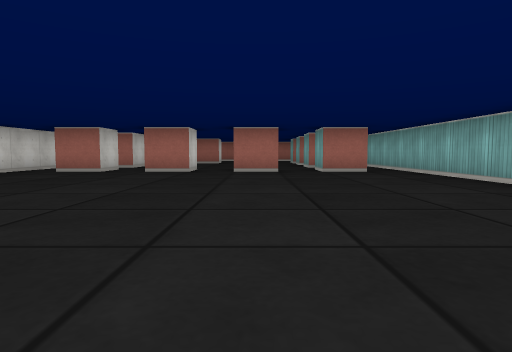
View 1 (above)

24 first-person views from a walk through a cub3D level. The camera is about half as high as the walls, tilts 4° down and sees 75° across. The floor is counted in squares. Each view is taken from the middle of a square. On the plan, view 1 faces up. The plan holds only what a view shows up to about 9 squares ahead; the rest is blank.

View 2
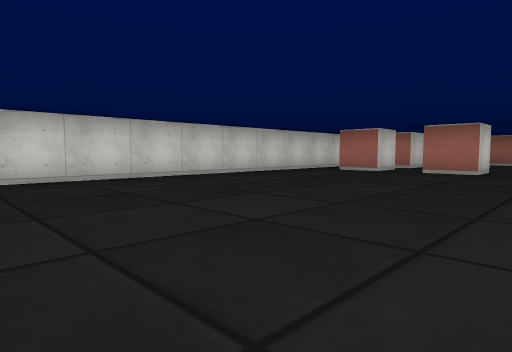

View 3
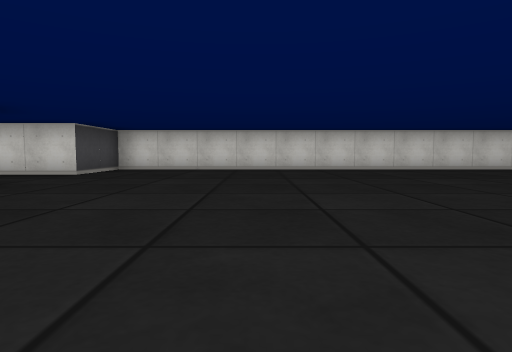

View 4
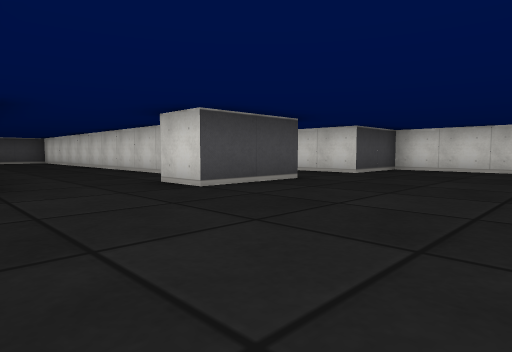

View 5
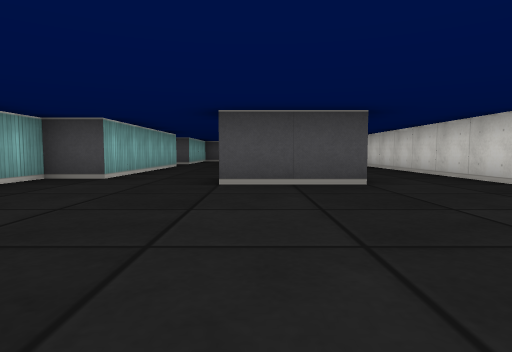

View 6
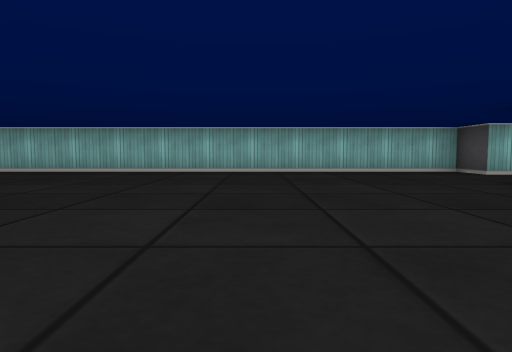

View 7
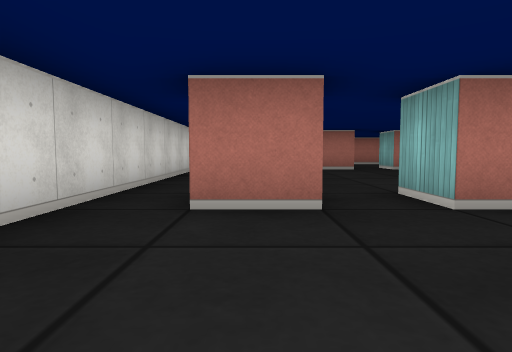

View 8
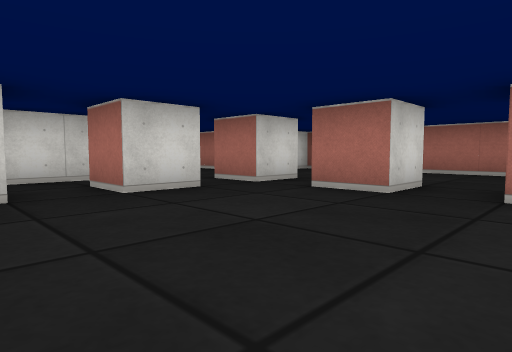

View 9
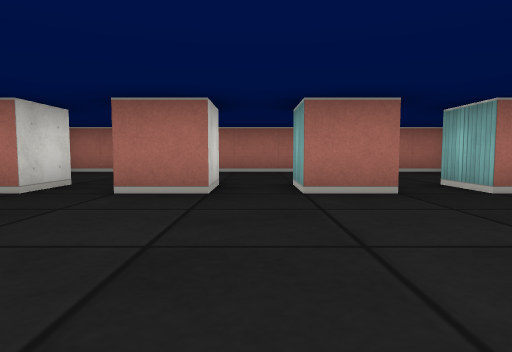

View 10
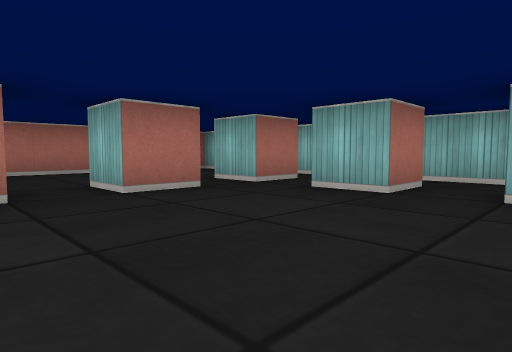

View 11
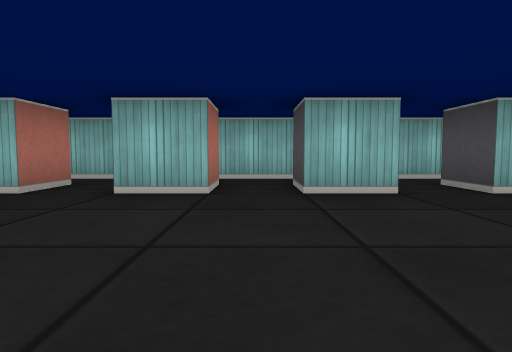

View 12
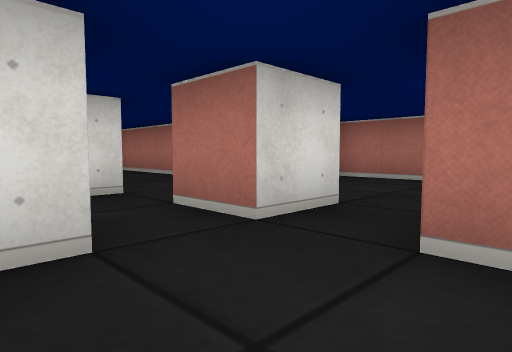

View 13
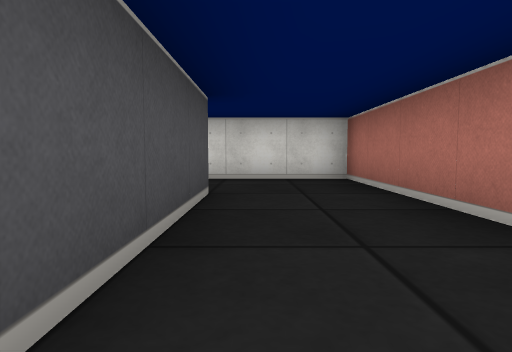

View 14
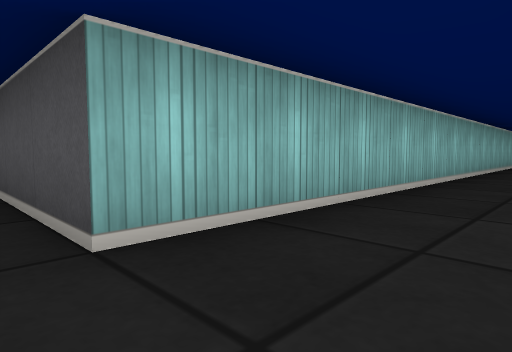

View 15
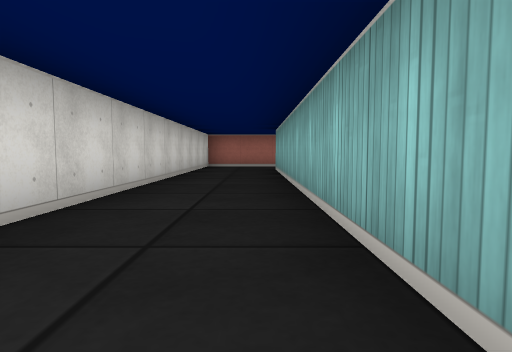

View 16
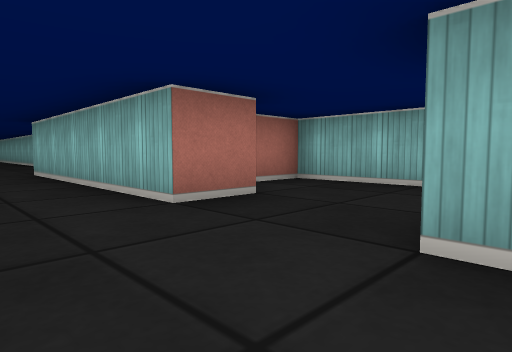

View 17
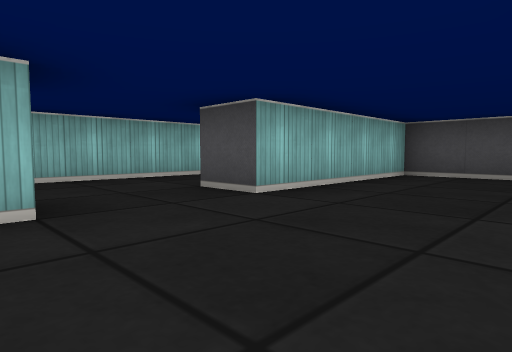

View 18
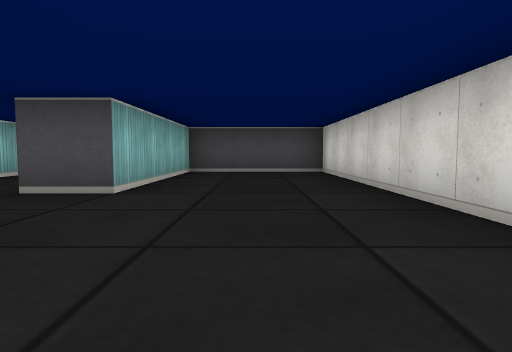

View 19
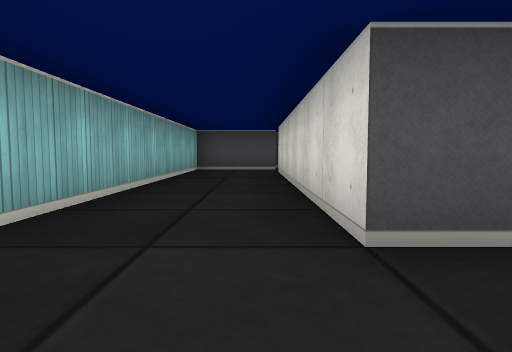

View 20
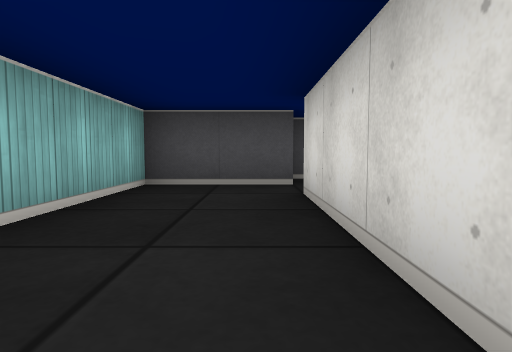

View 21
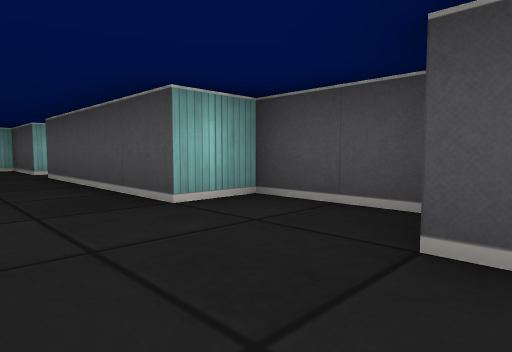

View 22
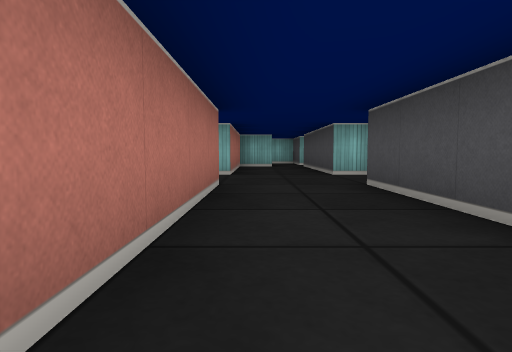

View 23
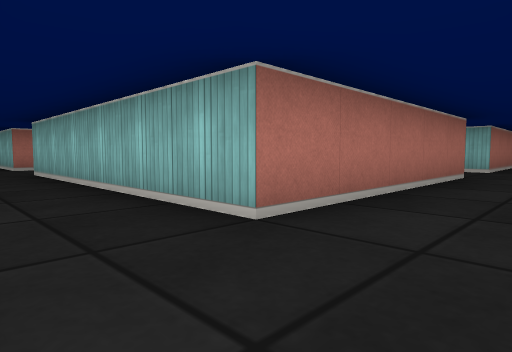

View 24
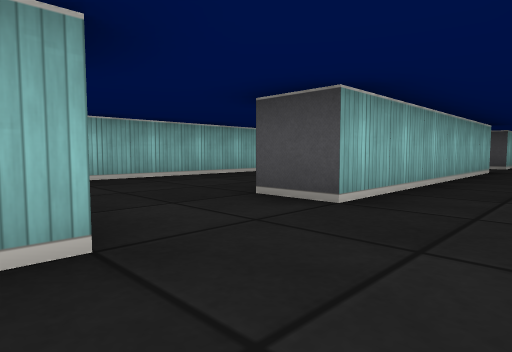

### Floor plan
Points are (right, up) in squares from view 1. A wall is a line through its corners. A room is listed if a view was taken in it or the views show most of it. See-through windows are left out.
Room 1 (views 1, 2, 3, 4, 5, 6, 7, 8, 9, 10, 11, 12, 13, 14, 15, 16, 17, 18, 21, 22, 23, 24)
walls: (-1.6, -6.5) (0.5, -6.5) (0.5, -7.5); (-8.5, 2.8) (-8.5, 13.5) (-5.5, 13.5) (-5.5, -6.5) (-3.5, -6.5) (-3.5, -11.1); (3.5, 4.5) (3.5, 14.4); (-0.5, -9.2) (-0.5, -18.5) (2.5, -18.5) (2.5, -14.5); (0.6, 7.5) (-0.5, 7.5); (-3.5, 8.6) (-3.5, 7.5) (-4.5, 7.5); (-1.5, 8.5) (-1.5, 7.5) (-2.5, 7.5) (-2.5, 8.5); (2.6, 7.5) (1.5, 7.5) (1.5, 8.5) (2.5, 8.5); (1.5, 9.4) (1.5, 10.5) (2.5, 10.5); (-8, -11.5) (-8.5, -11.5) (-8.5, -9.8); (2.5, -12.5) (2.5, -7.5) (3.5, -7.5) (3.5, 2.8); (-3.5, 12.6) (-3.5, 11.5) (-4.5, 11.5); (2.5, 11.5) (1.5, 11.5) (1.5, 12.5); (0.6, 13.5) (-0.5, 13.5) (-0.5, 14.5); (2.5, 13.5) (1.5, 13.5) (1.5, 14.5); (-1.5, 14.5) (-1.5, 13.5) (-2.5, 13.5); (-3.5, 14.6) (-3.5, 13.5) (-4.5, 13.5); (-6.9, 15.5) (-10.5, 15.5) (-10.5, 6.9); (-3.5, -19.5) (-8.5, -19.5) (-8.5, -13.5) (-7.5, -13.5); (0.6, 17.5) (-5.4, 17.5); (1.2, -19.5) (-1.5, -19.5) (-1.5, -19); (3.2, 17.5) (2.1, 17.5); (-6.1, -21.5) (-3.5, -21.5); (-3.2, -22.5) (-1.5, -22.5) (-1.5, -21.5) (2.5, -21.5); (-8.5, -22.2) (-8.5, -21.5) (-8.1, -21.5)
ways out: opening at (3, -21) to room 2; opening at (3, -13.5) to room 2; opening at (-8, -12.5)
Room 2 (views 19, 20)
walls: (2.5, -14.5) (3.5, -14.5) (3.5, -20.5); (3.5, -12.5) (2.5, -12.5); (3.4, -21.5) (5.5, -21.5) (5.5, -11.5) (4.5, -11.5)
ways out: opening at (3, -21) to room 1; opening at (3, -13.5) to room 1

Where each view was taken, in squares from view 1:
view 1: 0 up, 0 right, facing up
view 2: 0 up, 0 right, facing up-left
view 3: 3 down, 3 right, facing left
view 4: 3 down, 3 right, facing down-left
view 5: 2 down, 0 right, facing down
view 6: 3 down, 4 left, facing right
view 7: 5 up, 4 left, facing up
view 8: 10 up, 0 right, facing up-left
view 9: 10 up, 1 left, facing up
view 10: 10 up, 2 left, facing up-right
view 11: 11 up, 2 left, facing right
view 12: 12 up, 2 left, facing up-left
view 13: 14 up, 5 left, facing left
view 14: 14 up, 10 left, facing down-right
view 15: 5 up, 9 left, facing up
view 16: 15 down, 1 right, facing up-right
view 17: 12 down, 0 right, facing down-right
view 18: 11 down, 1 right, facing down
view 19: 13 down, 4 right, facing down
view 20: 17 down, 4 right, facing down
view 21: 20 down, 4 left, facing down-right
view 22: 20 down, 8 left, facing right
view 23: 21 down, 10 left, facing up-right
view 24: 11 down, 10 left, facing down-right
